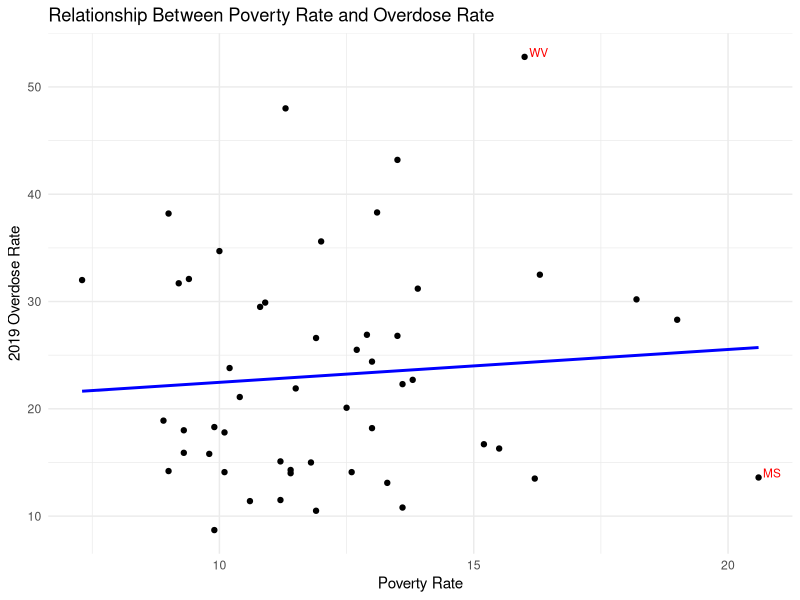
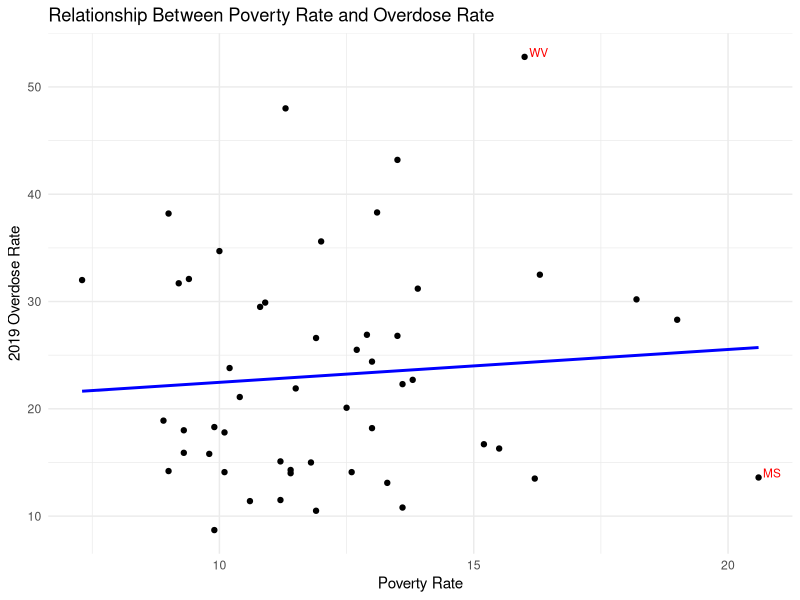

Generate these figures, in order, with R:
library(tidyverse)
library(dplyr)
library(readr)

overdose <- read_csv("source_data/CDC_Drug_Overdose_Deaths.csv", locale = locale(encoding = "latin1"))

ggplot(overdose, aes(x = `2019 Poverty rate (percent of persons in poverty)`, y = `2019 Age-adjusted Rate (per 100,000 population)`)) +
  geom_point() +
  geom_smooth(method = "lm", se = FALSE, color = "blue") +  # Add a linear regression line
  geom_text(aes(label = ifelse(`2019 Age-adjusted Rate (per 100,000 population)` > 50, `State Abbreviation`, "")),
            hjust = -0.25, vjust = 0, size = 3, color = "red") +  # Add labels for extreme values
  geom_text(aes(label = ifelse(`2019 Poverty rate (percent of persons in poverty)`> 20, `State Abbreviation`, "")),
            hjust = -0.25, vjust = 0, size = 3, color = "red") +  # Add labels for extreme values
  
  labs(title = "Relationship Between Poverty Rate and Overdose Rate",
       x = "Poverty Rate",
       y = "2019 Overdose Rate") +
  theme_minimal()

ggsave(filename = "figures/poverty_vs_overdose.png", 
       width = 10,  
       height = 8, 
       units = "in")  
